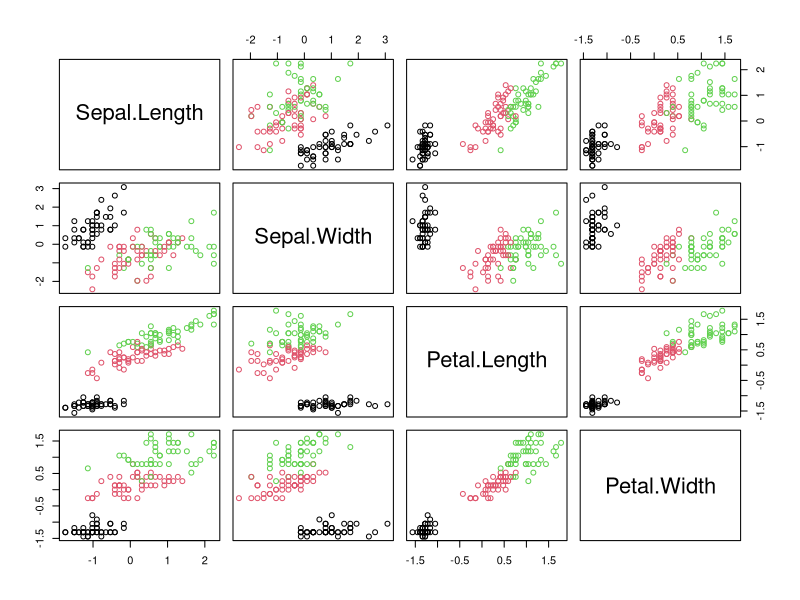

The R source for this figure:
# Import package that contains knn
library(class)

# Normalize the feature columns of a dataset
normalizeDataset <- function(dataset){
    # Normalize features
    features = dataset[, 1:ncol(dataset)-1]
    normFeatures = as.data.frame(lapply(features, scale))

    # Append classifications to features
    df = cbind(normFeatures, dataset[, length(dataset)])
    names(df)[length(df)] = names(dataset)[length(dataset)]

    return(df)
}

# Normalize and partition dataset
prepareDataset <- function(dataset){
    # Normalize dataset
    normDataset = normalizeDataset(dataset)

    # Create training and test partitions
    trainingIndices = sample(1:nrow(normDataset), 0.9 * nrow(normDataset))
    ret = list()
    ret$training = normDataset[trainingIndices,]
    ret$test = normDataset[-trainingIndices,]
    return(ret)
}

# Calculate accuracy from two arrays
accuracy <- function(predCl, trueCl){
    return(
        (
            sum(predCl == trueCl, na.rm = TRUE) + sum(is.na(predCl) & is.na(trueCl))
        ) / length(predCl)
    )
}

# Plot dataset
plotDataset <- function(dataset){
    plot(dataset[,1:ncol(dataset)-1], col = dataset[, ncol(dataset)])
}

main <- function(){
    # Load data
    dataset = iris
    # Normalize and partition dataset
    dataset = prepareDataset(dataset)

    # Prepare sets to pass to classifier
    trainingSet = dataset$training[, 1:(ncol(dataset$training)-1)]
    testSet = dataset$test[, 1:(ncol(dataset$test)-1)]
    trainingTrueClass= dataset$training[,ncol(dataset$training)]
    testTrueClass = dataset$test[,ncol(dataset$test)]

    # Classify
    result = knn(trainingSet, testSet, cl = trainingTrueClass, k = 1)

    # Confusion matrix
    confusionMatrix = table(result, testTrueClass)
    print(confusionMatrix)
    # Accuracy
    accuracyRate = accuracy(result, testTrueClass)
    print(accuracyRate)
    # Plot dataset
    plotDataset(dataset$training)

}

main()
